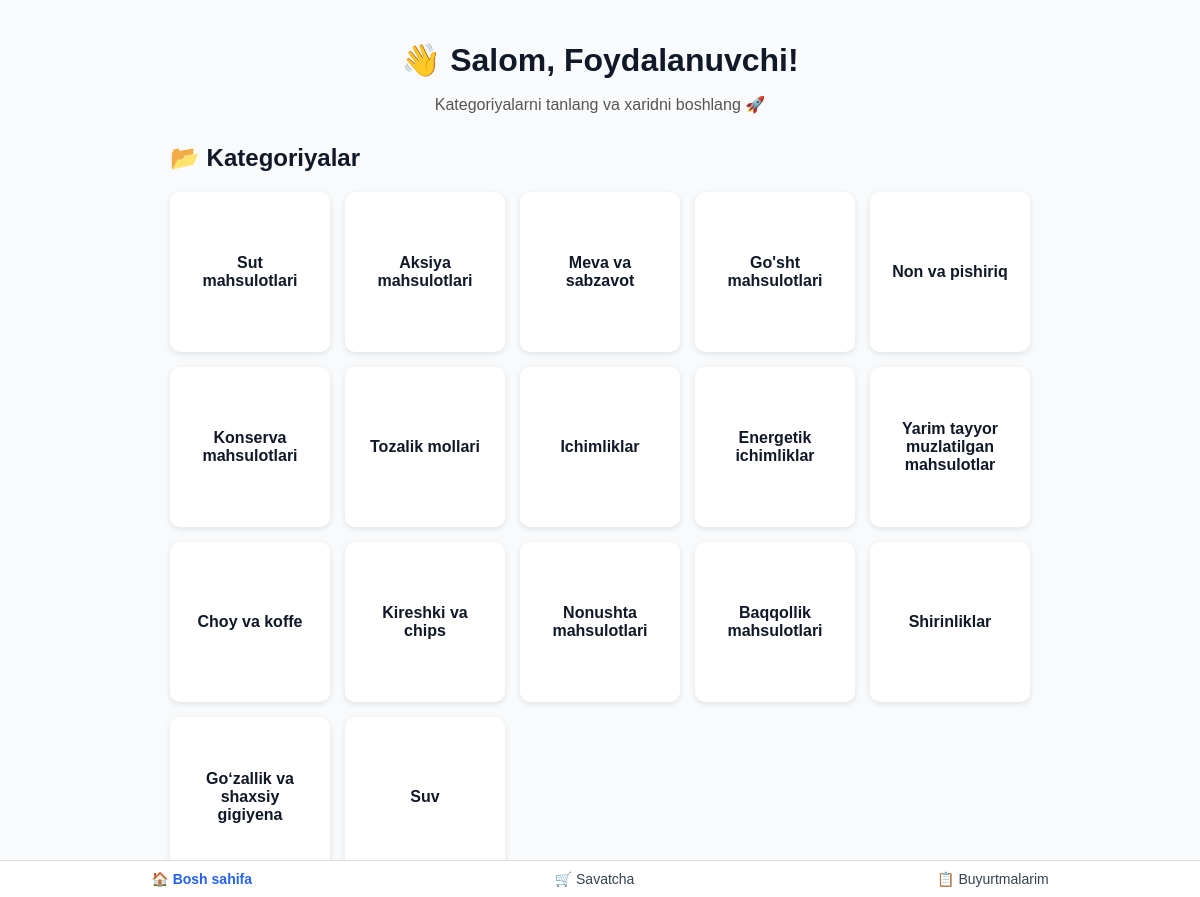
The page / on the database its author committed.
### tables this page shows
CREATE TABLE categories (
    id INTEGER PRIMARY KEY AUTOINCREMENT,
    name_uz TEXT NOT NULL,
    name_ru TEXT
);

### server.py (the view)
@app.route("/")
def index():
    conn = get_db_connection()
    categories = conn.execute("SELECT id, name_uz, name_ru FROM categories").fetchall()
    conn.close()
    tg_id = request.args.get("tg_id")
    user = None
    if tg_id:
        user = db.get_user_by_tg_id(tg_id)
    lang = user["lang"] if user and "lang" in user.keys() else "uz"
    result = []
    for c in categories:
        name = c["name_uz"] if lang == "uz" else (c["name_ru"] or c["name_uz"])
        result.append({"id": c["id"], "name": name})
    return render_template("index.html", categories=result)

### server.py (called while the page is built)
def get_db_connection():
    conn = sqlite3.connect("shop.db")
    conn.row_factory = sqlite3.Row
    return conn

def select_locale():
    if "lang" in session:
        return session["lang"]
    tg_id = session.get("tg_id")
    if tg_id:
        conn = get_db_connection()
        user = conn.execute("SELECT lang FROM users WHERE tg_id=?", (tg_id,)).fetchone()
        conn.close()
        if user and user["lang"]:
            return user["lang"]
    return request.accept_languages.best_match(["uz", "ru"]) or "uz"

@app.before_request
def capture_tg_id():
    tg_id = request.args.get("tg_id")
    if tg_id:
        session["tg_id"] = tg_id

@app.before_request
def set_global_locale():
    g.locale = select_locale()

@app.context_processor
def inject_current_lang():
    return {"current_lang": getattr(g, "locale", "uz")}

### templates/index.html (shortened to what this page needs)
<!DOCTYPE html>
<html lang="{{ g.locale }}">
<head>
  <link rel="stylesheet" href="{{ url_for('static', filename='styles.css') }}">
</head>
<body>
<div class="container">
    <h1>👋 {{ _("Salom") }}, <span id="userName">{{ _("Foydalanuvchi") }}</span>!</h1>
    <p>{{ _("Kategoriyalarni tanlang va xaridni boshlang 🚀") }}</p>
    <h2>📂 {{ _("Kategoriyalar") }}</h2>
    <div class="categories">
        {% for c in categories %}
            <a href="/products/{{ c['id'] }}"
               class="category-card {% if c['name_uz']=='Aksiya mahsulotlari' or c['name_ru']=='Акционные товары' %}promo{% endif %}">
                {{ c['name'] }}
            </a>
        {% else %}
            <p style="grid-column: 1/-1; text-align:center; color:gray;">
                {{ _("Hali kategoriyalar qo‘shilmagan 😔") }}
            </p>
        {% endfor %}
    </div>
</div>
<div class="bottom-nav">
    <a href="/" class="active">🏠 {{ _("Bosh sahifa") }}</a>
    <a href="/cart">🛒 {{ _("Savatcha") }}</a>
    <a href="/orders">📋 {{ _("Buyurtmalarim") }}</a>
</div>
</body>
</html>

### static/styles.css (style rules this page uses)
html, body { margin: 0; padding: 0; font-family: Arial, sans-serif; background: #f9fafb; height: 100%; -webkit-overflow-scrolling: touch; }
.container { max-width: 1000px; margin: 0 auto; padding: 20px 16px; box-sizing: border-box; padding-bottom: calc(env(safe-area-inset-bottom, 20px) + 90px); }
.categories { display: grid; grid-template-columns: repeat(auto-fill, minmax(160px, 1fr)); gap: 14px; }
.category-card { display: flex; align-items: center; justify-content: center; flex-direction: column; border-radius: 12px; padding: 20px; font-weight: bold; color: white; font-size: 16px; text-decoration: none; height: 120px; transition: 0.2s; box-shadow: 0 2px 6px rgba(0,0,0,0.08); }

### templates/index.html (style rules this page uses)
body { font-family: Arial, sans-serif; margin: 0; background: #f9fafb; color: #111827; }
.container { max-width: 900px; margin: auto; padding: 20px; }
h1 { text-align: center; margin-bottom: 10px; }
p { text-align: center; margin-bottom: 30px; color: #555; }
.categories { display: grid; grid-template-columns: repeat(auto-fit, minmax(140px, 1fr)); gap: 15px; }
.category-card { display: flex; align-items: center; justify-content: center; background: #fff; border-radius: 10px; box-shadow: 0 2px 6px rgba(0,0,0,0.1); padding: 20px; text-align: center; font-size: 16px; font-weight: bold; text-decoration: none; color: #111827; transition: 0.2s; }
.bottom-nav { position: fixed; bottom: 0; left: 0; right: 0; display: flex; justify-content: space-around; background: #fff; border-top: 1px solid #ddd; padding: 10px 0; }
.bottom-nav a { text-decoration: none; color: #374151; font-size: 14px; }
.bottom-nav a.active { color: #2563eb; font-weight: bold; }

### rows shown on the page
categories: name "Sut mahsulotlari"
categories: name "Aksiya mahsulotlari"
categories: name "Meva va sabzavot"
categories: name "Go'sht mahsulotlari"
categories: name "Non va pishiriq"
categories: name "Konserva mahsulotlari"
categories: name "Tozalik mollari"
categories: name "Ichimliklar"
categories: name "Energetik ichimliklar"
categories: name "Yarim tayyor muzlatilgan mahsulotlar"
categories: name "Choy va koffe"
categories: name "Kireshki va chips"
categories: name "Nonushta mahsulotlari"
categories: name "Baqqollik mahsulotlari"
categories: name "Shirinliklar"
categories: name "Goʻzallik va shaxsiy gigiyena"
categories: name "Suv"
